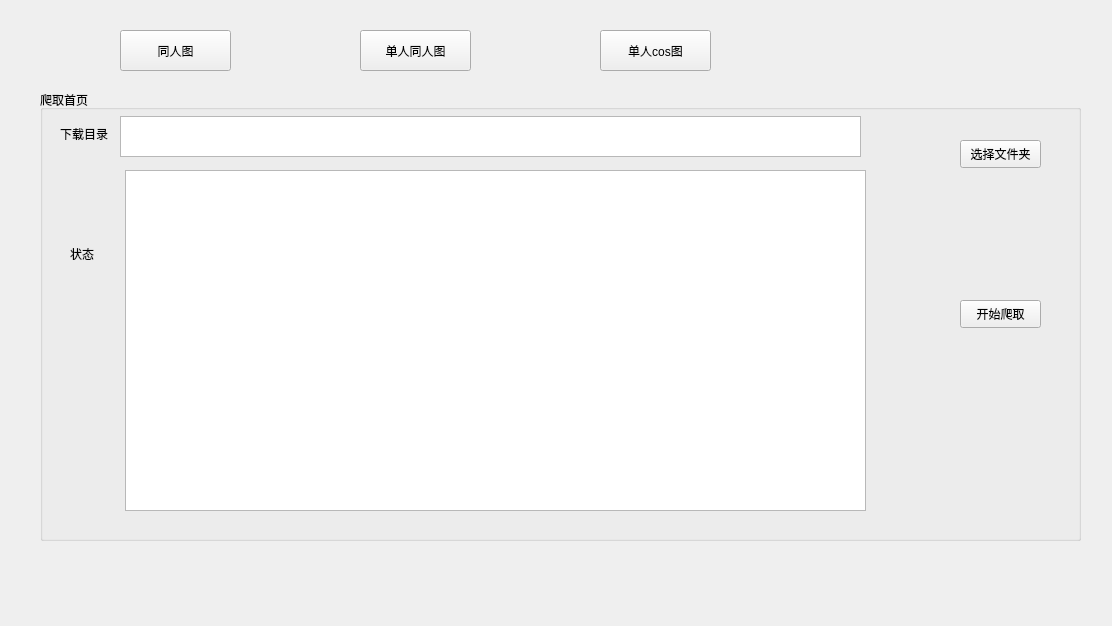
<?xml version="1.0" encoding="UTF-8"?>
<ui version="4.0">
 <class>Form</class>
 <widget class="QWidget" name="Form">
  <property name="geometry">
   <rect>
    <x>0</x>
    <y>0</y>
    <width>1112</width>
    <height>626</height>
   </rect>
  </property>
  <property name="windowTitle">
   <string>米哈游爬虫</string>
  </property>
  <property name="styleSheet">
   <string notr="true"/>
  </property>
  <widget class="QGroupBox" name="groupBox">
   <property name="geometry">
    <rect>
     <x>40</x>
     <y>90</y>
     <width>1041</width>
     <height>451</height>
    </rect>
   </property>
   <property name="title">
    <string>爬取首页</string>
   </property>
   <widget class="QTextEdit" name="diskTextEdit">
    <property name="geometry">
     <rect>
      <x>80</x>
      <y>26</y>
      <width>741</width>
      <height>41</height>
     </rect>
    </property>
   </widget>
   <widget class="QLabel" name="diskLabel">
    <property name="geometry">
     <rect>
      <x>20</x>
      <y>30</y>
      <width>51</width>
      <height>27</height>
     </rect>
    </property>
    <property name="text">
     <string>下载目录</string>
    </property>
   </widget>
   <widget class="QPushButton" name="selectFolderPushButton">
    <property name="geometry">
     <rect>
      <x>920</x>
      <y>50</y>
      <width>81</width>
      <height>28</height>
     </rect>
    </property>
    <property name="text">
     <string>选择文件夹</string>
    </property>
   </widget>
   <widget class="QTextBrowser" name="homeTextBrowser">
    <property name="geometry">
     <rect>
      <x>85</x>
      <y>80</y>
      <width>741</width>
      <height>341</height>
     </rect>
    </property>
   </widget>
   <widget class="QPushButton" name="homePushButton">
    <property name="geometry">
     <rect>
      <x>920</x>
      <y>210</y>
      <width>81</width>
      <height>28</height>
     </rect>
    </property>
    <property name="text">
     <string>开始爬取</string>
    </property>
   </widget>
   <widget class="QLabel" name="diskLabel_2">
    <property name="geometry">
     <rect>
      <x>30</x>
      <y>150</y>
      <width>41</width>
      <height>27</height>
     </rect>
    </property>
    <property name="text">
     <string>状态</string>
    </property>
   </widget>
  </widget>
  <widget class="QPushButton" name="tongrenBtn">
   <property name="geometry">
    <rect>
     <x>120</x>
     <y>30</y>
     <width>111</width>
     <height>41</height>
    </rect>
   </property>
   <property name="styleSheet">
    <string notr="true"/>
   </property>
   <property name="text">
    <string>同人图</string>
   </property>
  </widget>
  <widget class="QPushButton" name="singleCosBtn">
   <property name="geometry">
    <rect>
     <x>600</x>
     <y>30</y>
     <width>111</width>
     <height>41</height>
    </rect>
   </property>
   <property name="text">
    <string>单人cos图</string>
   </property>
  </widget>
  <widget class="QPushButton" name="singleTongrenBtn">
   <property name="geometry">
    <rect>
     <x>360</x>
     <y>30</y>
     <width>111</width>
     <height>41</height>
    </rect>
   </property>
   <property name="text">
    <string>单人同人图</string>
   </property>
  </widget>
 </widget>
 <resources>
  <include location="style.qrc"/>
 </resources>
 <connections/>
</ui>
